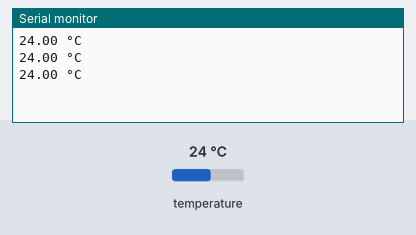
Recording of a sketch running on a simulated Arduino Uno, built with avr-gcc and run on an emulated ATmega328P. Shown: the last lines printed to the serial monitor. The inputs (shaded band) are chosen by the test bench; at power-on: temperature 24 °C.

Above: at 2.8 s.
2.9 s: temperature set to 12 °C
At 4.2 s:
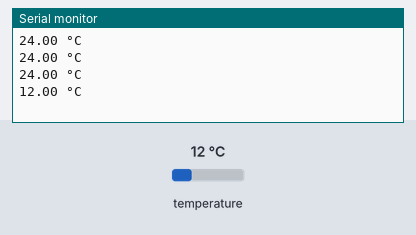
4.4 s: temperature set to 19 °C
At 4.4 s:
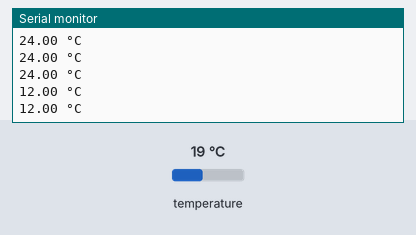
Timing chart, 0 to 7.4 s (numbered marks = the images above; inputs shaded):
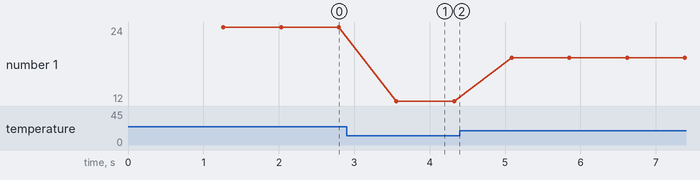

Measured:
- after the input at 2.9 s, the serial monitor: prints a new line after 0.66 s (image 1)
- plotted number 1: 24 → 12 after the input at 2.9 s, 12 → 19 after the input at 4.4 s

The sketch:

Thermometre.ino
```cpp
long previousMillis;// keep last loop millis()
const long interval = 500;

/**
 *  We need OneWire library to access DS18B20 sensors
 *  the library must be placed in libraries directory
 *  in the sketchs directory of Arduino IDE (settings menu)
 *
 *  cf: https://github.com/PaulStoffregen/OneWire/archive/master.zip
 */
#include <OneWire.h>

/**
 * We also need DallasTemperature library
 * cf: https://github.com/milesburton/Arduino-Temperature-Control-Library
 */
#include <DallasTemperature.h>

/*
 *  The data wire of DS18B20 (often yellow?) is wired to pin 8 (D8) of Arduino
 *  a 4,7kOhm resistor is wired between Vcc and D8
 */
#define ONE_WIRE_BUS 2

/**
 * Cretae a oneWire instance to be able to
 * communicate with OneWire devices
 * Nb: not only Maxim/Dallas sensors
 */
OneWire oneWire(ONE_WIRE_BUS);

/**
 * Passing Onewire instance to our new
 * sensors object DallasTemperature
 */
DallasTemperature sensors(&oneWire);

DeviceAddress temperature1 {0x28, 0xFF, 0x84, 0x28, 0x90, 0x15, 0x04, 0xAA};

void setup() {
  Serial.begin(115200);
  // sensors initialisation
  sensors.begin();
}

void loop() {
  unsigned long currentMillis = millis();
  if (currentMillis - previousMillis >= interval) {
    // save the last time you blinked the LED
    previousMillis = currentMillis;
    sensors.requestTemperatures();
    float t1 = sensors.getTempC(temperature1);
    Serial.print(t1);Serial.println(F(" °C"));
  }
}
```
